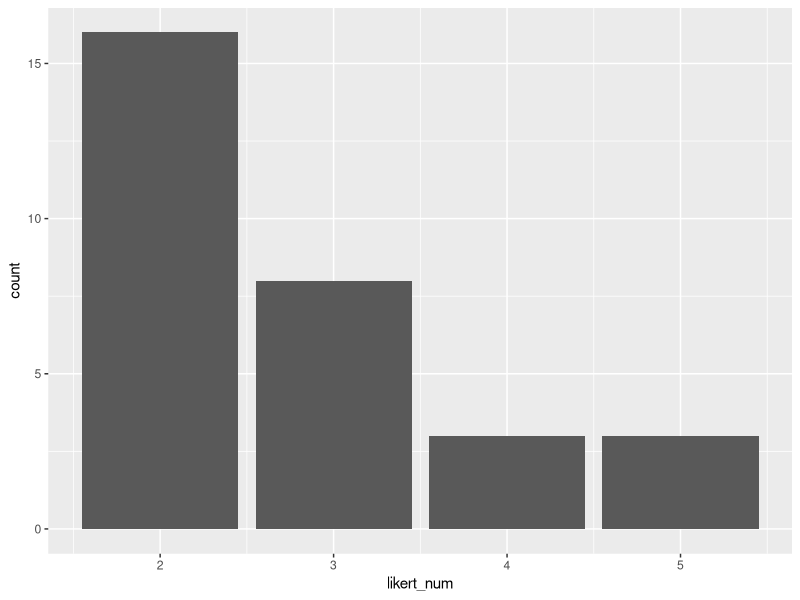
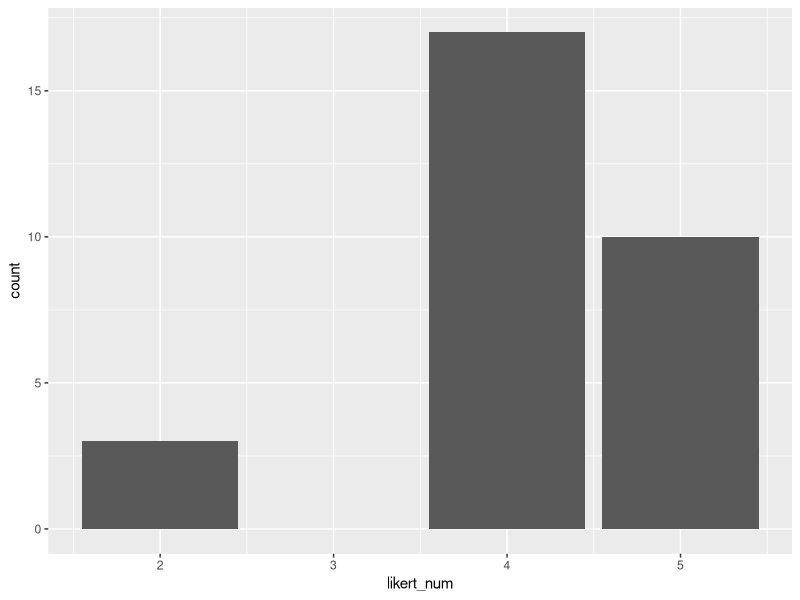
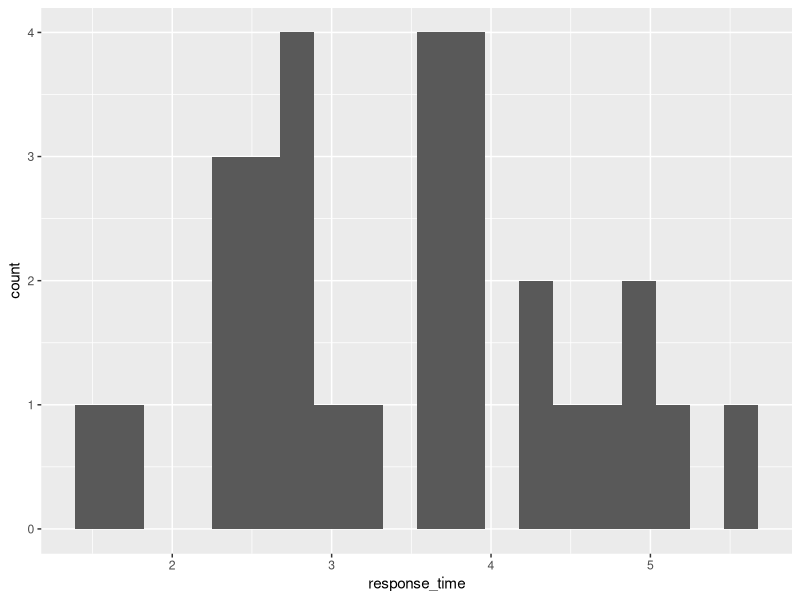
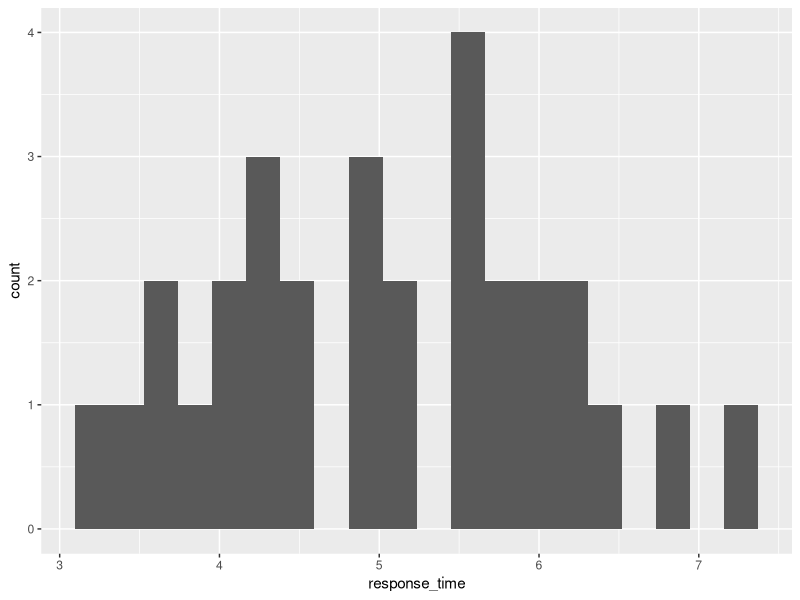
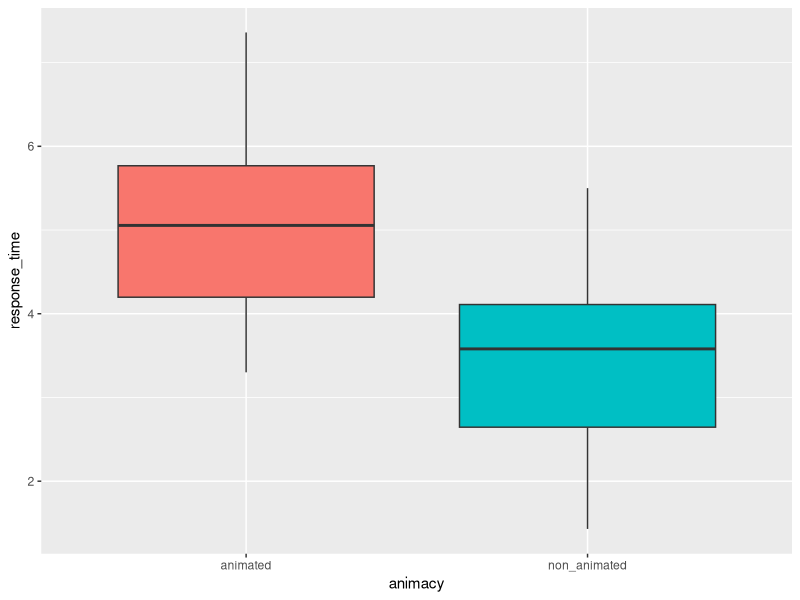

R code for these plots, in order:
#### Students t Test exercise ----

#### Housekeeping----

# call in packages to R Studio

library(readr) # reading in the data
library(tidyr) # data wrangling
library(dplyr) # data wrangling
library(ggplot2) # plotting data

#### Reading in data ----

# read in the data using `readr` package

t_test_data <- read_csv("t-test-data.csv")

# examine the raw data

View(t_test_data)

#### Description of the data

#############

# The data examines 60 participants Likert rating and response time of animated v non-animated robot
# Each row represent a different participant responses, so there are 60 rows 
# "id" vector = participant number
# "Likert rating" vector = participants evaluation of the inteaction from 1 (Not very friendly) to 5 (very friendly)
# "animacy" vector = condition with two levels (animated, non-animated)
# in the animated conditon the robot is tracks the users head and uses gestures in communication
# in the non-animated condition the robot is static
# "response time" vector = the time (seconds) it took for participants to indicate how friendly they thought the robot was on the Likert scale
# the experiment (user study) is between-subjects; 
# i.e., one set of paticipants interact with the animated robot, and a separate group interact with the non-animated robot

#############

# Here are a few ways to check the data is ready for manipulation

# have a look at the top six rows only

head(t_test_data)

# have a look at bottom six rows only

tail(t_test_data)

# examine the structure of the data

str(t_test_data)


#### Generating descriptve statistics ----

# for data manipulation we require the "dplyr" and "tidyr" packages

# summarise the data quickly with the "summary" function

summary(t_test_data)

# as you are interested in group differnces, also summarise the by group 

# Likert responses

t_test_data %>%
  group_by(animacy) %>%                     # group_by groups the data by the specified vector
  summarise(avg_rating = mean(likert_num),  # summarise summarises the data into a single row of values
            standev = sd(likert_num))       # you specify what type of summary you would like with simple syntax (e.g. mean)
  


# as you can see, particpants in the animated robot group rated the robot as more friednly (M = 4.13, SD = 0.86) 
# compared to participants in the non-animated robot group (M = 2.77, 1.01).   


# Response time 

t_test_data %>%
  group_by(animacy) %>%                     # group_by groups the data by the specified vector
  summarise(avg_rt = mean(response_time),  # summarise summarises the data into a single row of values
            standev_rt = sd(response_time)) 

# as you can see, particpants in the animated robot group took longer to respond to the Likert question on Friendliness (M = 5.06, SD = 1.06) 
# compared to participants in the non-animated robot group (M = 3.46, 1.03). 

# you can do generate means for both vectors (animacy, response-time) with the following code

t_test_data %>%
  group_by(animacy) %>%                     
  summarise(avg_rating = mean(likert_num),  
            standev = sd(likert_num),
            avg_rt = mean(response_time),
            standev_rt = sd(response_time))




#### 2.2. Plotting the data ---- 

# plotting requires the "ggplot2" package

# We check the distribution of ordinal data using a barplot

# Likert data barplot

# distribution of non-animated robot data

t_test_data %>%
  filter(animacy == "non_animated") %>%
  ggplot(.) +
  geom_bar(mapping = aes(x = likert_num))

# distribution of non-animated robot data

t_test_data %>%
  filter(animacy == "animated") %>%
  ggplot(.) +
  geom_bar(mapping = aes(x = likert_num))


# 2.2.1. Checking for normality

# For continous (e.g. interval, ratio) data, we examine the distribution of the value in a vector: a bell-shape is parametic,
# non-bell shaped (skewed) data is non-parametric.
# For continuous data we plot a histogram to check shape of distribution

# Reponse time distribution

# distribution of non-animated robot data

t_test_data %>%
  filter(animacy == "non_animated") %>%
  ggplot(.) +
  geom_histogram(mapping = aes(x = response_time),
                 bins = 20)


# distribution of animated robot data

t_test_data %>%
  filter(animacy == "animated") %>%
  ggplot(.) +
  geom_histogram(mapping = aes(x = response_time),
                 bins = 20)


# Most of the observations fall around the mean so we can conclude that the
# data is normally distributed


# 2.2.2. Checking for differnce


# A usful way to test your two smaples is to examine a boxplot
# with notches - notches show whether the medians are significantly
# different at the 5% level

# We use the ggpot2 package to generate graphics
# for a boxplot, the syntax is geom_boxplot

t_test_data %>%
  ggplot(.) +
  geom_boxplot(mapping = aes(x = animacy, y = response_time, fill = animacy, notch = TRUE)) + 
  theme(legend.position = "none")

# Notches of the two plots do not overlap, we can conclude
# that the medians are significantly different at the 5% level. 

# Note that the variability is similar in both emotion conditions both in terms
# of the range (whiskers) and the IQR (boxes)


# 2.4. Perform a t test using R's built in function ----

# t-test of Likert responses

# There is of course a function in R that does all of this.
# t.test will perform the above once passed two vectors which the test is to be 
# carried out

# need to remove id vector to perform grouping, then add back in

t_test <- t_test_data %>%
  select(-id, -response_time) %>%  
  group_by_at(vars(animacy)) %>%
  mutate(id=1:n()) %>% 
  ungroup() %>% 
  spread(key = animacy, value = likert_num) 


# now the data is ready to perform a t-test

t.test(t_test$non_animated, t_test$animated)

# if want paired add paired=FALSE
## add data for non-sig effect

## long RT and favourable 

# note, we use the $ to specify a vector from a dataset

# t = -5.6539, df = 56.632, p-value = 5.357e-07

# Values are almost the same, be sure to include 3 d.p. for value equivalence


# t-test of response time

t_test1 <- t_test_data %>%
  select(-id, -likert_num) %>%  
  group_by_at(vars(animacy)) %>%
  mutate(id=1:n()) %>% 
  ungroup() %>% 
  spread(key = animacy, value = response_time) 

# now the data is ready to perform a t-test

t.test(t_test1$non_animated, t_test1$animated)

#t = -5.9198, df = 57.955, p-value = 1.852e-07


##### Points to add ----

# visualising categorical data
# barplot v pie chart
# non-parametric example
# 3rd  exmaple requires more input from student
# Frank start making material in August
# have materials ready by end of August
# sned on RMarkdown slides to Frank